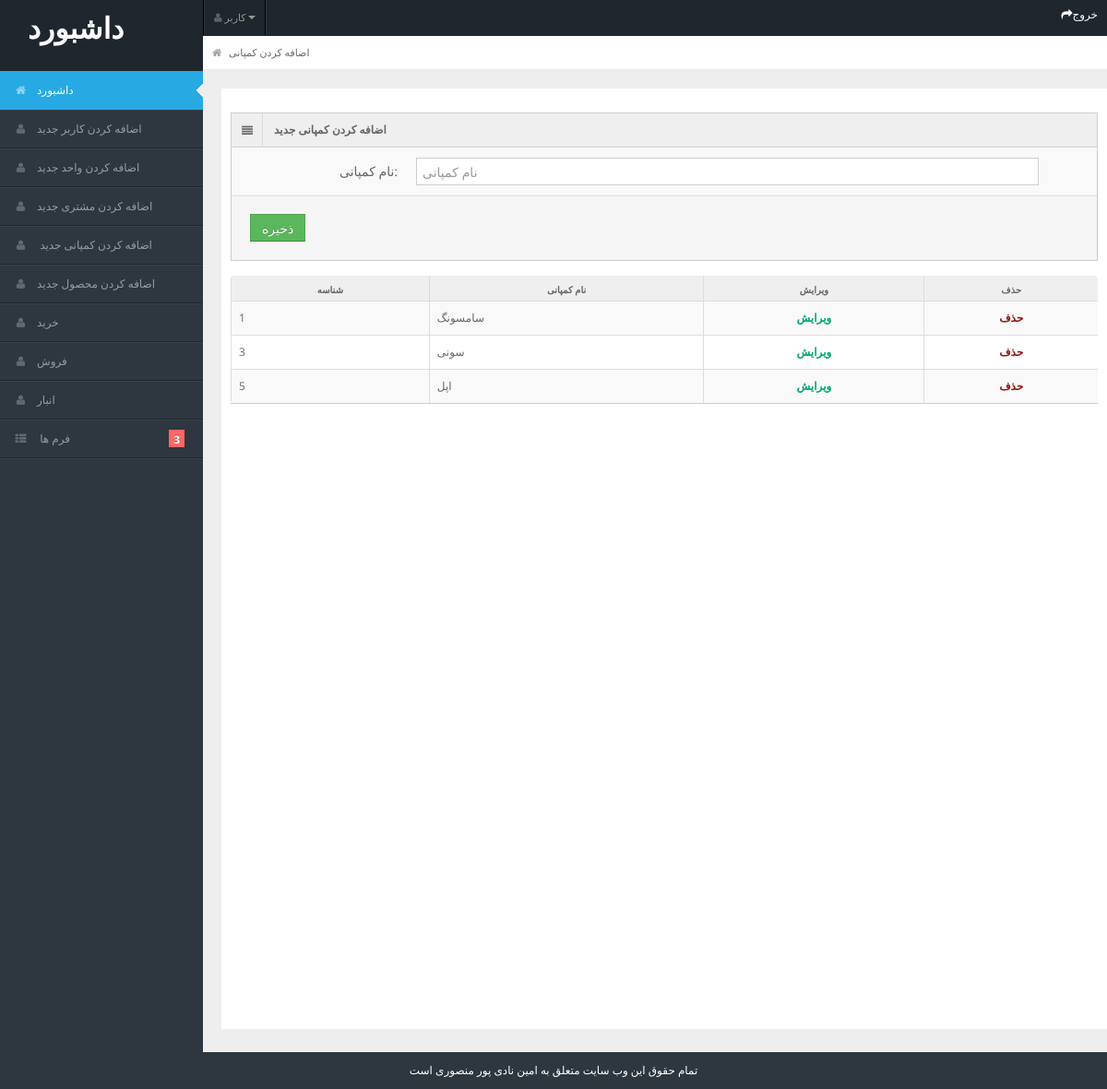
/admin/add_company.php, run on the app's committed database.
### tables this page shows
CREATE TABLE `company_name` (
  `id` int(5) NOT NULL,
  `company_name` varchar(100) NOT NULL
);

### admin/add_company.php (the view, shortened to what this page needs)
<?php
include "header.php";
include "../user/connection.php";
?>
<div id="content">
    <div id="content-header">
        <div id="breadcrumb"><a href="index.html" title="Go to Home" class="tip-bottom"><i class="icon-home"></i>
        اضافه کردن کمپانی</a></div>
    </div>
    <div class="container-fluid ">
        <div class="row-fluid" style="background-color: white; min-height: 1000px; padding:10px;">
        <div class="span2l">
      <div class="widget-box">
        <div class="widget-title"> <span class="icon"> <i class="icon-align-justify"></i> </span>
          <h5>اضافه کردن کمپانی جدید</h5>
        </div>
        <div class="widget-content nopadding">
          <form action="" name="form1" method="POST" class="form-horizontal">
            <div class="control-group">
              <label class="control-label">نام کمپانی:</label>
              <div class="controls">
                <input type="text" class="span11" placeholder="نام کمپانی" name="companyname" required/>
              </div>
            </div>
            <div class="form-actions">
              <button type="submit" name="submit1" class="btn btn-success">ذخیره</button>
            </div>
          </form>
        </div>
      </div>
      <div class="widget-content nopadding">
            <table class="table table-bordered table-striped">
              <thead>
                <tr>
                  <th>شناسه</th>
                  <th>نام کمپانی</th>
                  <th>ویرایش</th>
                  <th>حذف</th>
                </tr>
              </thead>
              <tbody>
                <?php
                $res=mysqli_query($link,"SELECT * FROM company_name");
                while($row=mysqli_fetch_array($res)){
                    ?>
                <tr>
                  <td><?php echo $row["id"];?></td>
                  <td><?php echo $row["company_name"];?></td>
                  <td><center><a style="color:#00A86B;font-weight:bolder;" href="edit_company.php?id=<?=$row["id"];?>">ویرایش</a></center></td>
                  <td><center><a style="color:#880808ed;font-weight:bolder;" href="delete_company.php?id=<?=$row["id"];?>">حذف</a></center></td>
                </tr>
                    <?php
                }
                ?>
              </tbody>
            </table>
          </div>
    </div>
        </div>
    </div>
</div>
<?php
include "footer.php";
?>

### admin/css/matrix-style.css (style rules this page uses)
* { outline:none !important; -moz-outline: none !important; }
html, body { height:100% }
body { overflow-x: hidden; margin-top: -10px; font-family: 'Open Sans', sans-serif; font-size:12px; color:#666; }
a { color:#666; }
select, textarea, input[type="text"], input[type="password"], input[type="datetime"], input[type="datetime-local"], input[type="date"], input[type="month"], input[type="time"], input[type="week"], input[type="number"], input[type="email"], input[type="url"], input[type="search"], input[type="tel"], input[type="color"], .uneditable-input, .label, .dropdown-menu, .btn, .well, .progress, .table-bordered, .btn-group > .btn:first-child, .btn-group > .btn:last-child, .btn-group > .btn:last-child, .btn-group > .dropdown-toggle, .alert { border-radius:0px; }
.btn, textarea, input[type="text"], input[type="password"], input[type="datetime"], input[type="datetime-local"], input[type="date"], input[type="month"], input[type="time"], input[type="week"], input[type="number"], input[type="email"], input[type="url"], input[type="search"], input[type="tel"], input[type="color"], .uneditable-input { box-shadow:none; }
.progress, .progress-success .bar, .progress .bar-success, .progress-warning .bar, .progress .bar-warning, .progress-danger .bar, .progress .bar-danger, .progress-info .bar, .progress .bar-info, .btn, .btn-primary { background-image:none; }
.form-horizontal .form-actions { padding-left:20px; }
#content { background: none repeat scroll 0 0 #eeeeee; margin-left: 220px; margin-right: 0; padding-bottom: 25px; position: relative; min-height:100%; width: auto; }
#content-header { position: abslute; width: 100%; margin-top: -38px; z-index: 20; }
.container-fluid .row-fluid:first-child { margin-top: 20px; }
#breadcrumb { background-color: #fff; border-bottom: 1px solid #e3ebed; }
#breadcrumb a { padding: 8px 20px 8px 10px; display: inline-block; background-image: url('../img/breadcrumb.png'); background-position: center right; background-repeat: no-repeat; font-size: 11px; color: #666666; }
#breadcrumb a:last-child { background-image:none; }
#breadcrumb a i { margin-right: 5px; opacity: .6; }
.stat-boxes .peity_bar_good, .stat-boxes .peity_line_good, { color: #459D1C; }
.widget-box { background: none repeat scroll 0 0 #F9F9F9; border-left: 1px solid #CDCDCD; border-top: 1px solid #CDCDCD; border-right: 1px solid #CDCDCD; clear: both; margin-top: 16px; margin-bottom: 16px; position: relative; }
.widget-title, .modal-header, .table th, div.dataTables_wrapper .ui-widget-header { background:#efefef; border-bottom: 1px solid #CDCDCD; height: 36px; }
.widget-title span.icon { padding: 9px 10px 7px 11px; float: left; border-right:1px solid #dadada; }
.widget-title h5 { color: #666; float: left; font-size: 12px; font-weight: bold; padding: 12px; line-height: 12px; margin: 0; }
.widget-content { padding:15px; border-bottom: 1px solid #cdcdcd; }
.table th { height: auto; font-size: 10px; padding: 5px 10px 2px; border-bottom: 0; text-align: center; color: #666666; }
.nopadding { padding: 0 !important; }
.nopadding .table { margin-bottom: 0; }
.nopadding .table-bordered { border: 0; }
form { margin-bottom: 0; }
.form-horizontal .control-group { border-top: 1px solid #ffffff; border-bottom: 1px solid #eeeeee; margin-bottom: 0; }
.form-horizontal .control-label { padding-top: 15px; width: 180px; }
.form-horizontal .controls { margin-left: 200px; padding: 10px 0; }
.form-horizontal .form-actions { margin-top: 0; margin-bottom: 0; }

### admin/css/matrix-media.css (style rules this page uses)
body { background:#2E363F; }

### data on the page
company_name: id "1", company_name "سامسونگ"
company_name: id "3", company_name "سونی"
company_name: id "5", company_name "اپل"
